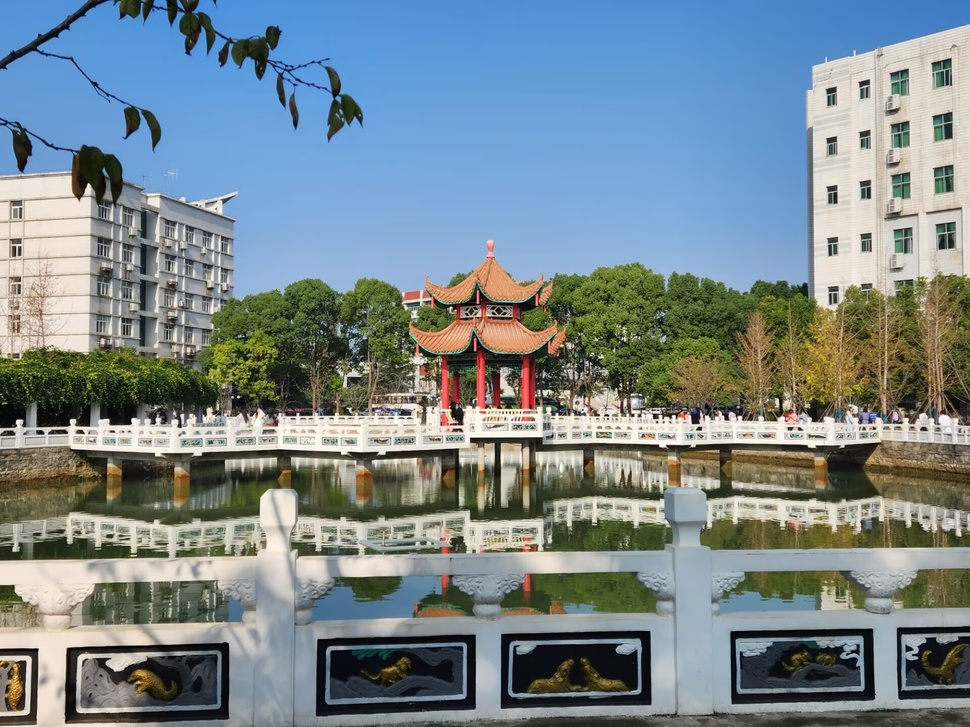
#> input picture Class/my.jpg, 970 x 727 px, shrunk from 1920 x 1440 before the run
$ python '1.1灰度级切片.py'
#> lines starting #> are read from the running program, lines starting #| are printed output that depends on the picture; after the words box and inside, x2 and y2 are one past the last pixel; in counts of white or black regions, pixels touching at a corner belong together
from PIL import Image
import numpy as np
import matplotlib.pyplot as plt

# 读取图像
image_path = 'my.jpg'  # 替换为你的图片路径
img = Image.open(image_path).convert('L')  # 将图像转换为灰度模式
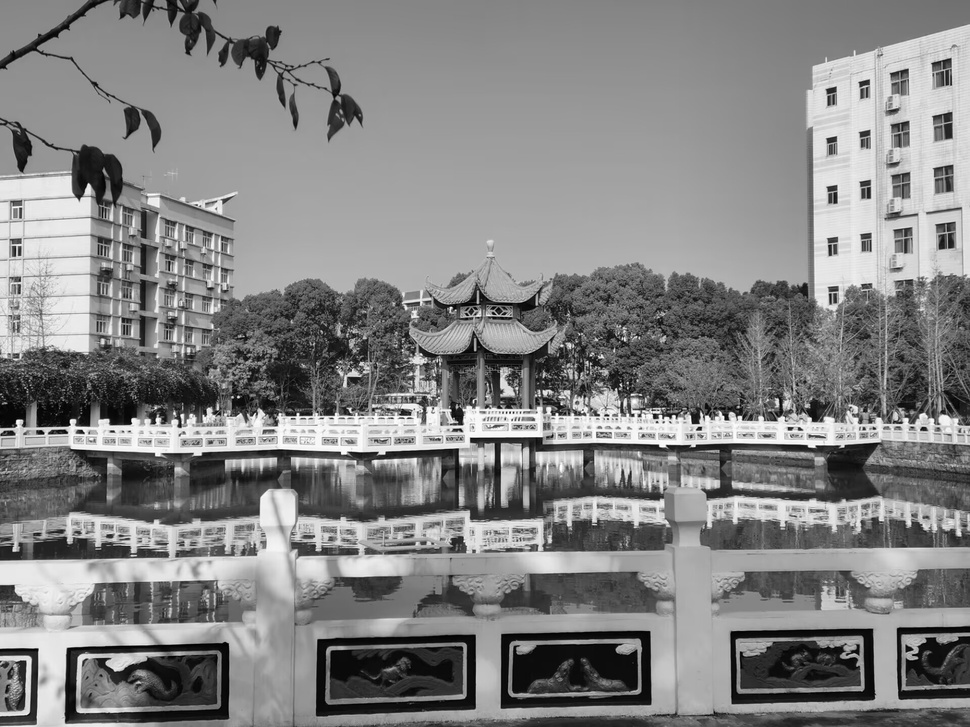
#> img: PIL image 970x727 L; min 0, max 255, mean 131.1

# 将图像转换为 NumPy 数组
img_array = np.array(img)

# 设置切片的灰度级别范围
# 例如，将灰度值分成10个区间
num_slices = 4
slices = np.linspace(0, 255, num_slices + 1, dtype=int)

# 创建一个空的列表来保存切片图像
slice_images = []

# 按灰度级进行切片
for i in range(num_slices):
    # 创建掩码，选择在当前切片范围内的像素
    mask = (img_array >= slices[i]) & (img_array < slices[i + 1])
    # 将掩码应用到原图像
    sliced_img = np.zeros_like(img_array)
    sliced_img[mask] = img_array[mask]

    # 将切片图像转换为PIL对象并添加到列表
    slice_images.append(Image.fromarray(sliced_img))
#> this loop made 4 passes
#> pass 1, `mask = (img_array >= slices[i]) & (img_array < slices[i + 1])`:
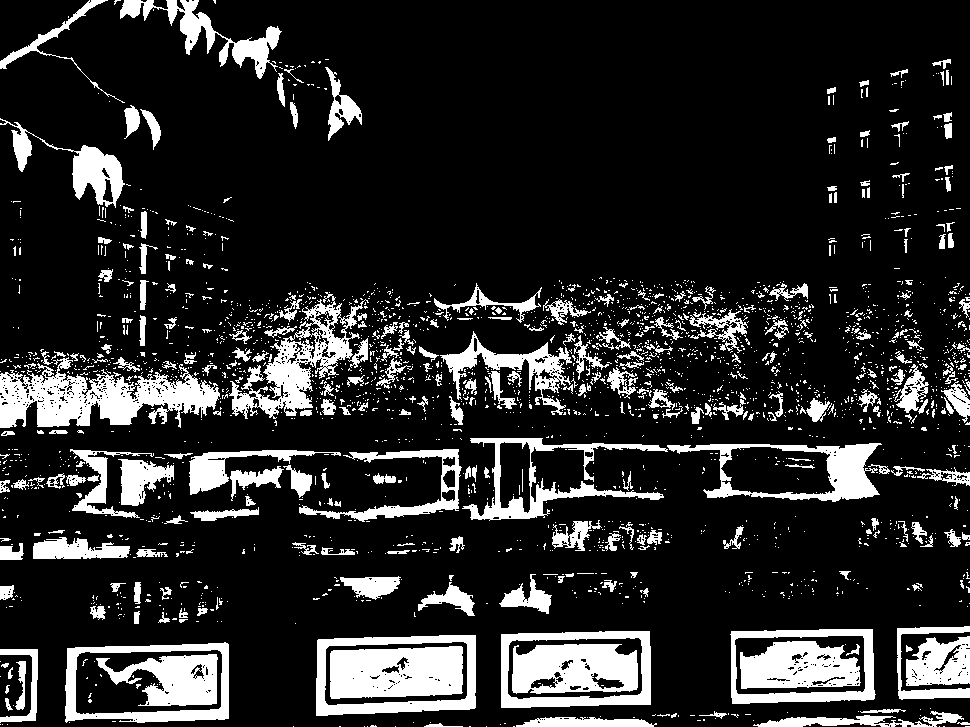
#> mask: shape (727, 970) bool; 16.4% white; 2620 white regions (2313 under 20 px), largest, box (x1, y1, x2, y2) and area: (0, 357, 220, 428) 8091, (330, 646, 463, 699) 6184, (512, 644, 638, 694) 5034
#> pass 2, `mask = (img_array >= slices[i]) & (img_array < slices[i + 1])`:
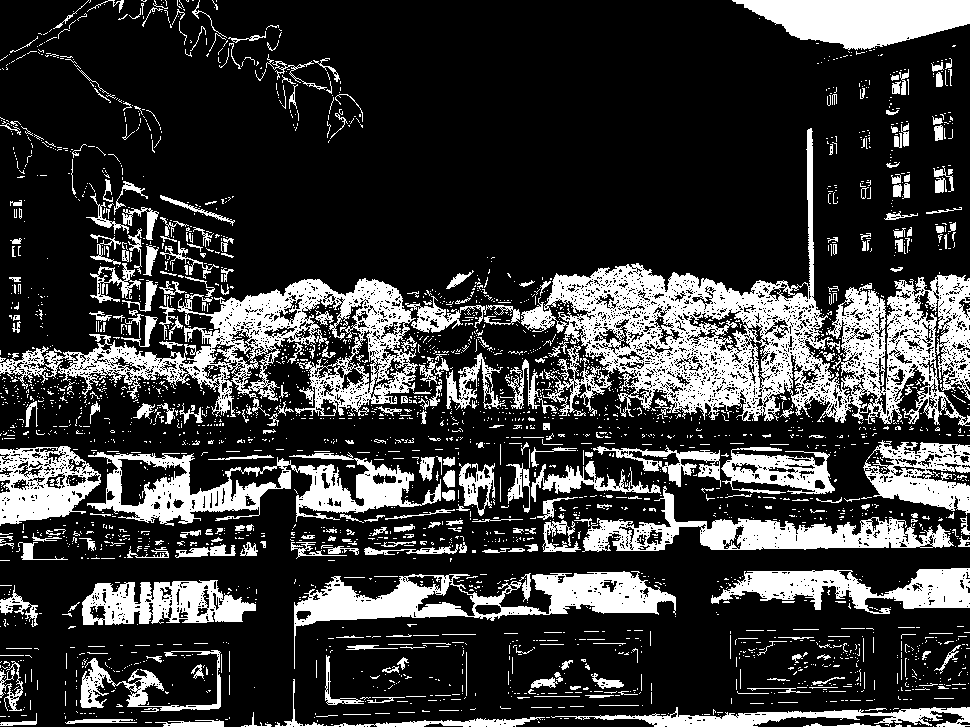
#> mask: shape (727, 970) bool; 22.6% white; 2868 white regions (2507 under 20 px), largest, box (x1, y1, x2, y2) and area: (521, 128, 970, 426) 35836, (0, 278, 418, 417) 17448, (87, 452, 441, 526) 9739
#> pass 3, `mask = (img_array >= slices[i]) & (img_array < slices[i + 1])`:
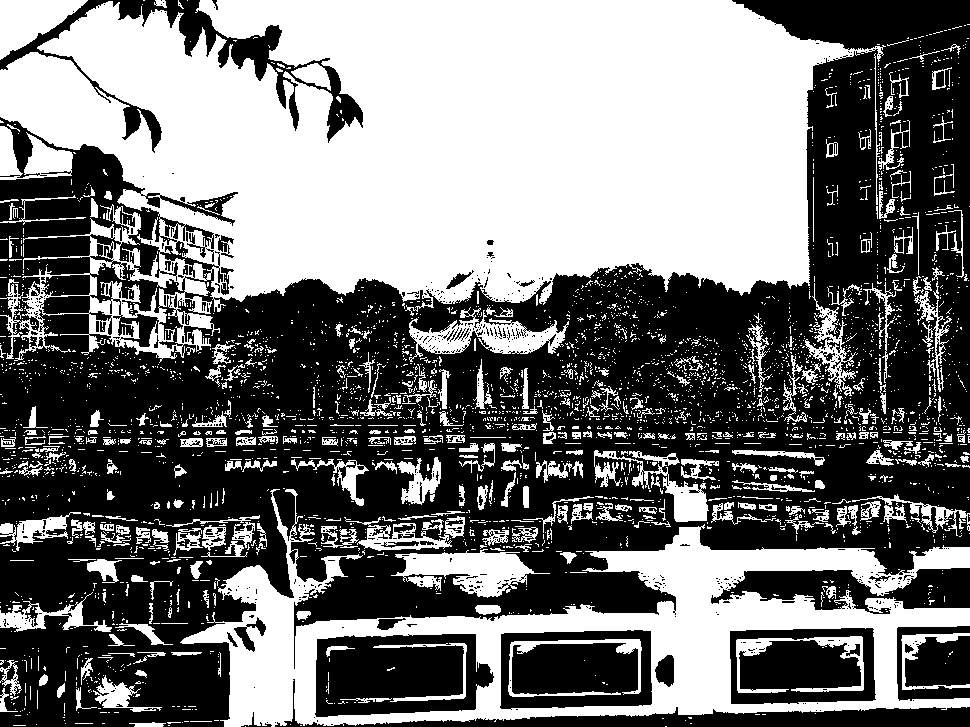
#> mask: shape (727, 970) bool; 46.1% white; 3484 white regions (3095 under 20 px), largest, box (x1, y1, x2, y2) and area: (0, 0, 886, 363) 203566, (180, 489, 970, 727) 52986, (391, 549, 550, 598) 3951
#> after the loop:
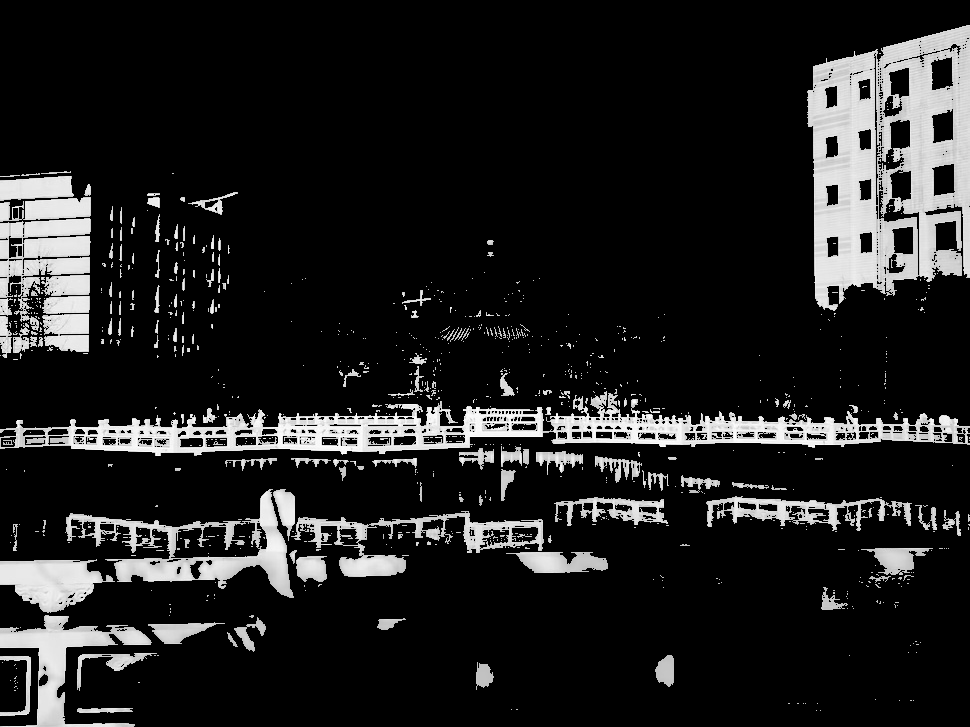
#> sliced_img: shape (727, 970); min 0, max 254, mean 32.5
#> after the loop, slice_images = 4 items

# 显示所有切片
fig, axes = plt.subplots(1, num_slices, figsize=(15, 5))
for i, slice_img in enumerate(slice_images):
    axes[i].imshow(slice_img, cmap='gray')
    axes[i].axis('off')
    axes[i].set_title(f'Slice {i + 1}')

plt.tight_layout()
plt.show()
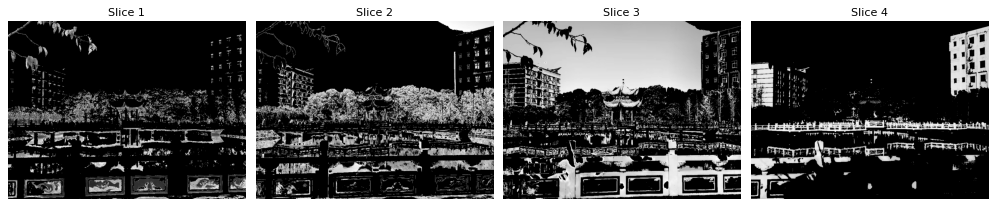
#> figure drawn by matplotlib, 4 panels

$ run again, with Class/face.jpg copied over Class/my.jpg
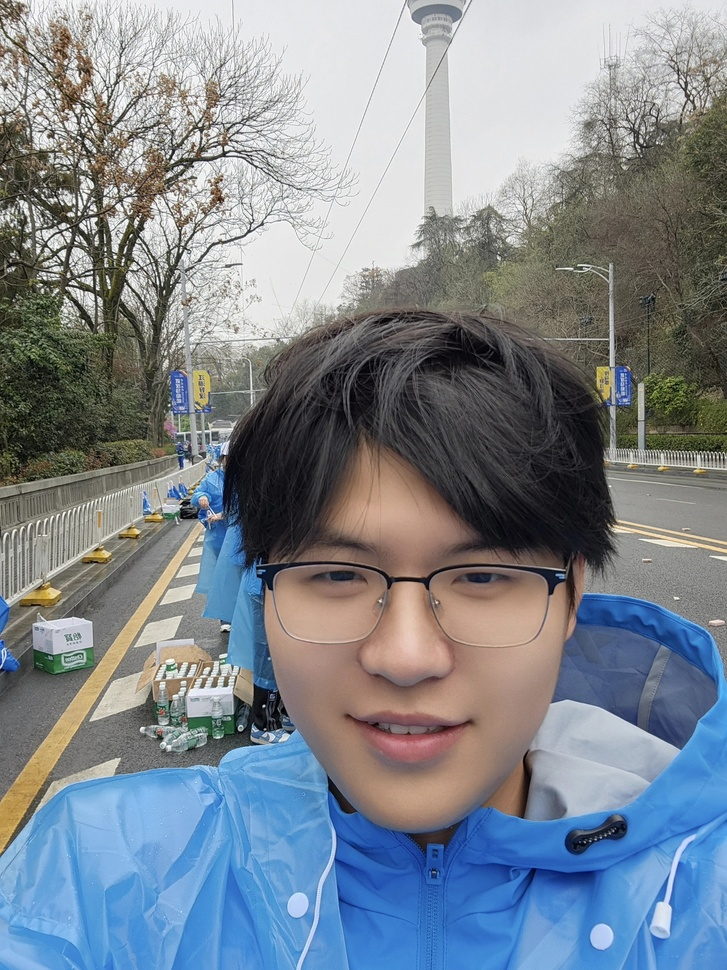
#> input picture Class/face.jpg, 727 x 970 px, shrunk from 2208 x 2944 before the run
#> after the loop `for i in range(num_slices):`:
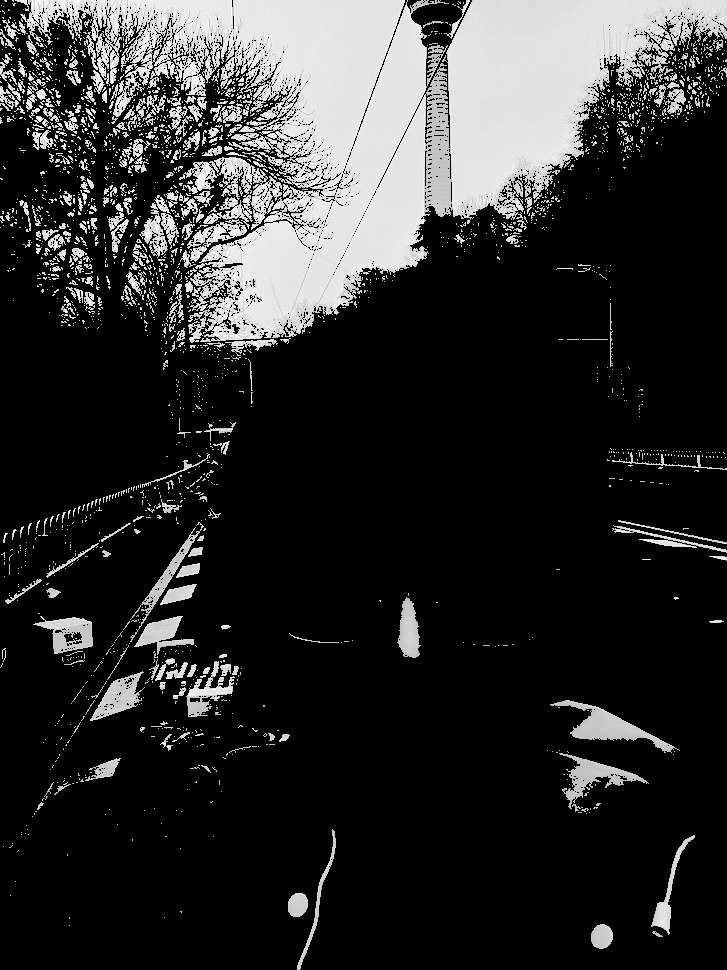
#> sliced_img: shape (970, 727); min 0, max 254, mean 44.2
#> after the loop `for i in range(num_slices):`: slice_images = 4 items
#> the loop `for i, slice_img in enumerate(slice_images):` made 4 passes
#> `plt.show()`:
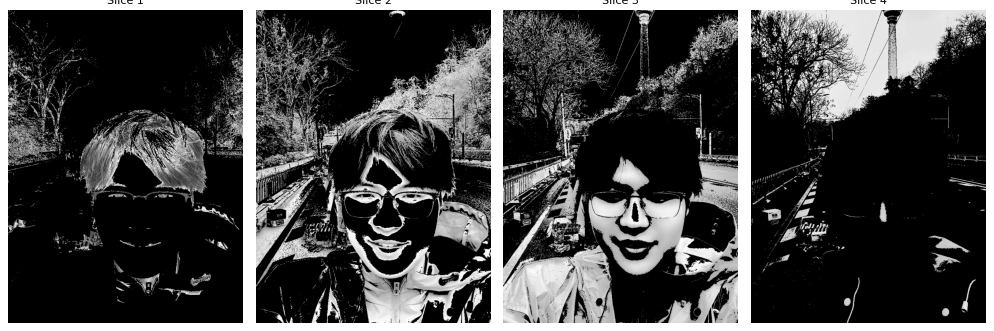
#> figure drawn by matplotlib, 4 panels
